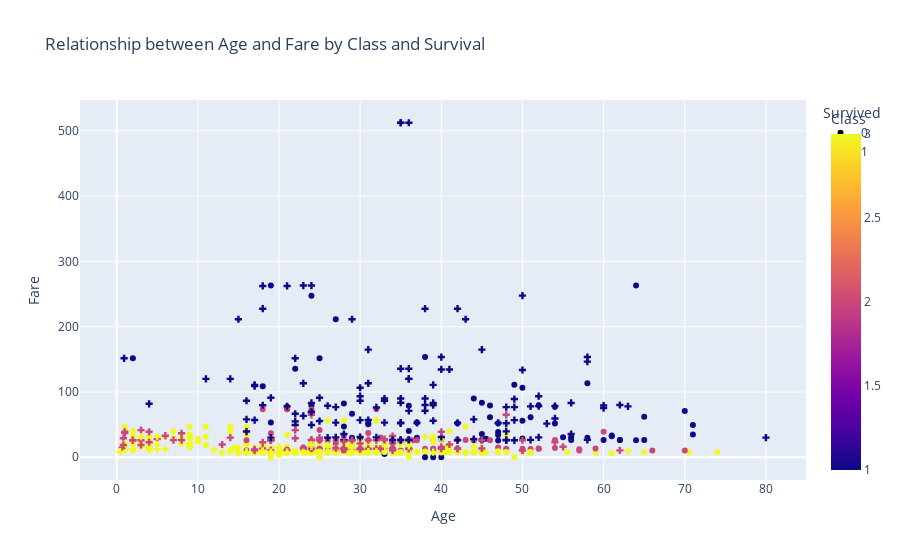

The cell this chart's notebook holds for it:
### Code cell
scatter_plot = px.scatter(df, x="Age", y="Fare", color="Pclass", symbol="Survived",
                          title="Relationship between Age and Fare by Class and Survival",
                          labels={"Age": "Age", "Fare": "Fare", "Pclass": "Class", "Survived": "Survived"},
                          color_discrete_map={1: "blue", 2: "green", 3: "red"}, symbol_map={0: "circle", 1: "cross"})
scatter_plot.show()

### Figure 1 — Plotly figure (JSON) as saved in the notebook; plotly's stock layout.template omitted (floating-point values rounded to 4 significant figures; data arrays with more than 128 entries replaced by an {"elided": "..."} marker saying what was removed)
{"data": [{"hovertemplate": "Survived=0<br>Age=%{x}<br>Fare=%{y}<br>Class=%{marker.color}<extra></extra>", "legendgroup": "0", "marker": {"color": {"elided": "549 int values"}, "coloraxis": "coloraxis", "symbol": "circle"}, "mode": "markers", "name": "0", "orientation": "v", "showlegend": true, "type": "scatter", "x": {"elided": "549 float values"}, "xaxis": "x", "y": {"elided": "549 float values"}, "yaxis": "y"}, {"hovertemplate": "Survived=1<br>Age=%{x}<br>Fare=%{y}<br>Class=%{marker.color}<extra></extra>", "legendgroup": "1", "marker": {"color": {"elided": "342 int values"}, "coloraxis": "coloraxis", "symbol": "cross"}, "mode": "markers", "name": "1", "orientation": "v", "showlegend": true, "type": "scatter", "x": {"elided": "342 float values"}, "xaxis": "x", "y": {"elided": "342 float values"}, "yaxis": "y"}], "layout": {"coloraxis": {"colorbar": {"title": {"text": "Class"}}, "colorscale": [[0, "#0d0887"], [0.1111, "#46039f"], [0.2222, "#7201a8"], [0.3333, "#9c179e"], [0.4444, "#bd3786"], [0.5556, "#d8576b"], [0.6667, "#ed7953"], [0.7778, "#fb9f3a"], [0.8889, "#fdca26"], [1, "#f0f921"]]}, "legend": {"title": {"text": "Survived"}, "tracegroupgap": 0}, "title": {"text": "Relationship between Age and Fare by Class and Survival"}, "xaxis": {"anchor": "y", "domain": [0, 1], "title": {"text": "Age"}}, "yaxis": {"anchor": "x", "domain": [0, 1], "title": {"text": "Fare"}}}}
